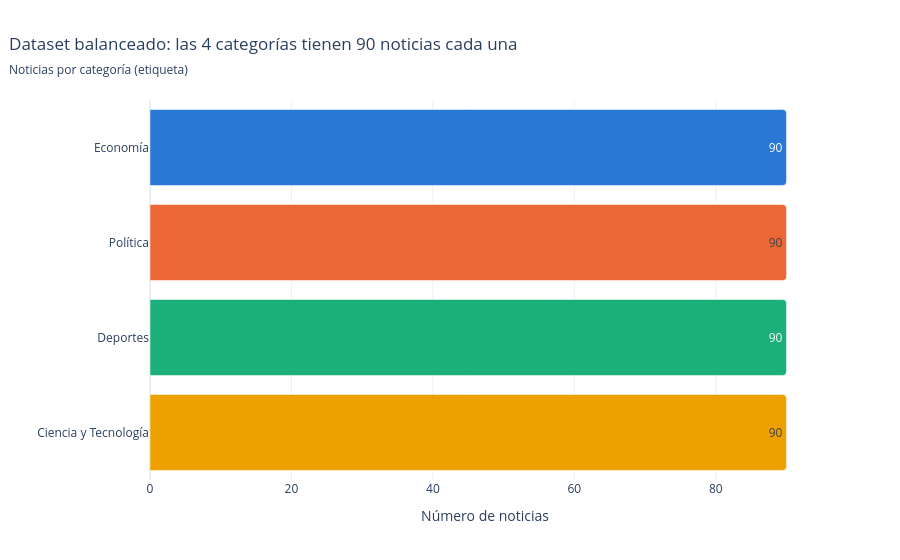

The code cell stored with this chart in its notebook:
### Markdown cell above
### 4.1 Distribución de noticias por categoría

### Code cell
por_categoria = (
    noticias["categoria"].value_counts().reindex(ORDEN)
    .rename_axis("categoria").reset_index(name="noticias")
)
por_categoria["porcentaje"] = por_categoria["noticias"] / por_categoria["noticias"].sum()

if por_categoria["noticias"].nunique() == 1:
    titulo = (f"Dataset balanceado: las {len(por_categoria)} categorías tienen "
              f"{por_categoria['noticias'].iloc[0]} noticias cada una")
else:
    mayor = por_categoria.loc[por_categoria["noticias"].idxmax()]
    titulo = f"{mayor.categoria} concentra el {mayor.porcentaje:.0%} de las noticias"

fig = px.bar(
    por_categoria, x="noticias", y="categoria", color="categoria", orientation="h", text="noticias",
    color_discrete_map=COLORES, hover_data={"porcentaje": ":.0%", "categoria": False},
    labels={"noticias": "Número de noticias", "categoria": "", "porcentaje": "Porcentaje"},
    title=titulo,
)
fig.update_layout(**ESTILO, showlegend=False, title_subtitle_text="Noticias por categoría (etiqueta)")
fig.update_yaxes(categoryorder="array", categoryarray=ORDEN[::-1])
fig.show()

### Figure 1 — Plotly figure (JSON) as saved in the notebook; plotly's stock layout.template omitted (floating-point values rounded to 4 significant figures)
{"data": [{"customdata": [[0.25]], "hovertemplate": "Número de noticias=%{text}<br>Porcentaje=%{customdata[0]:.0%}<extra></extra>", "legendgroup": "Economía", "marker": {"color": "#2a78d6", "pattern": {"shape": ""}}, "name": "Economía", "orientation": "h", "showlegend": true, "text": [90.0], "textposition": "auto", "type": "bar", "x": [90], "xaxis": "x", "y": ["Economía"], "yaxis": "y"}, {"customdata": [[0.25]], "hovertemplate": "Número de noticias=%{text}<br>Porcentaje=%{customdata[0]:.0%}<extra></extra>", "legendgroup": "Política", "marker": {"color": "#eb6834", "pattern": {"shape": ""}}, "name": "Política", "orientation": "h", "showlegend": true, "text": [90.0], "textposition": "auto", "type": "bar", "x": [90], "xaxis": "x", "y": ["Política"], "yaxis": "y"}, {"customdata": [[0.25]], "hovertemplate": "Número de noticias=%{text}<br>Porcentaje=%{customdata[0]:.0%}<extra></extra>", "legendgroup": "Deportes", "marker": {"color": "#1baf7a", "pattern": {"shape": ""}}, "name": "Deportes", "orientation": "h", "showlegend": true, "text": [90.0], "textposition": "auto", "type": "bar", "x": [90], "xaxis": "x", "y": ["Deportes"], "yaxis": "y"}, {"customdata": [[0.25]], "hovertemplate": "Número de noticias=%{text}<br>Porcentaje=%{customdata[0]:.0%}<extra></extra>", "legendgroup": "Ciencia y Tecnología", "marker": {"color": "#eda100", "pattern": {"shape": ""}}, "name": "Ciencia y Tecnología", "orientation": "h", "showlegend": true, "text": [90.0], "textposition": "auto", "type": "bar", "x": [90], "xaxis": "x", "y": ["Ciencia y Tecnología"], "yaxis": "y"}], "layout": {"barcornerradius": 4, "barmode": "relative", "legend": {"title": {"text": ""}, "tracegroupgap": 0}, "showlegend": false, "title": {"subtitle": {"text": "Noticias por categoría (etiqueta)"}, "text": "Dataset balanceado: las 4 categorías tienen 90 noticias cada una", "x": 0.01}, "xaxis": {"anchor": "y", "domain": [0.0, 1.0], "title": {"text": "Número de noticias"}}, "yaxis": {"anchor": "x", "categoryarray": ["Ciencia y Tecnología", "Deportes", "Política", "Economía"], "categoryorder": "array", "domain": [0.0, 1.0], "title": {"text": ""}}}}
